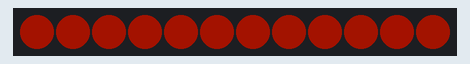
Simulated run of this sketch. Board: Arduino Uno, built with avr-gcc and run on an emulated ATmega328P. On the bench: 12 RGB LEDs in strip order, left to right. Dim RGB values are drawn brighter than linear; what the sketch prints to the serial monitor is not drawn.

Above: at 0.02 s.
At 2.04 s:
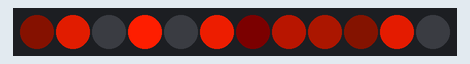
At 4.06 s:
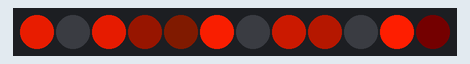
At 8.1 s:
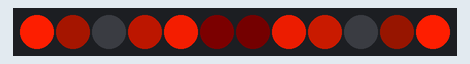
At 12.17 s:
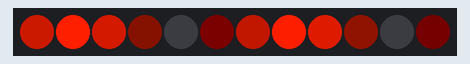
At 16.19 s:
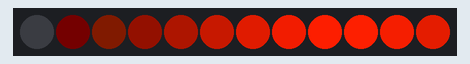

The sketch:

toolboxWindowNeopixel.ino
```cpp
#include <Adafruit_NeoPixel.h>
#include <math.h>

#define FADETIME 1000

#define NEOPIXELPIN A5
#define PIXELCOUNT 12

#define toolboxOrange 255,120,0

enum {TOOLBOXSOLID, TOOLBOXFADE, TEST, TOOLBOXMOVING, TOOLBOXSIN, TOOLBOXMDAMAZING};

int ledMode = TOOLBOXMDAMAZING;

Adafruit_NeoPixel strip = Adafruit_NeoPixel(PIXELCOUNT, NEOPIXELPIN, NEO_GRB + NEO_KHZ800);
extern const uint8_t gamma8[];
const float PROGMEM moveBrightness[] = { 1, 0.8, 0.5, 0.2};

int counter = 0;
float currentCenter = 0;
bool stateSin = true;

void setup() {
  Serial.begin(9600);
  // Init Neopixels
  strip.begin();
  strip.show();
}

void loop() {
  switch (ledMode) {
    case TEST:
      setAllPixels(adjustBrightness(0.5, gammaCorrect(toolboxOrange)));
      break;

    case TOOLBOXFADE:
      if (counter * 10 < FADETIME * 0.5) {       // Brightness rising
        float brightness = (10 * counter) / (float) (FADETIME * 0.5);
        Serial.println(brightness);
        setAllPixels(gammaCorrect(adjustBrightness(brightness, toolboxOrange)));
      } else if (counter * 10 < FADETIME) {      // Brightness falling
        float brightness = -1 * ((10 * counter) / (0.5f * FADETIME) - 2);
        Serial.println(brightness);
        setAllPixels(gammaCorrect(adjustBrightness(brightness, toolboxOrange)));
      } else {
        counter = -1;
      }
      break;

    case TOOLBOXSOLID:
      setAllPixels(gammaCorrect(toolboxOrange));
      break;

    case TOOLBOXMOVING:
      setAllPixels(0, 0, 0);

      currentCenter = fmod(millis() / 100, PIXELCOUNT);
      Serial.println(currentCenter);
      for ( int i = 0; i < PIXELCOUNT; i++) {
        strip.setPixelColor(i, gammaCorrect(adjustBrightness(brightnessAt(fminf(fabsf(currentCenter - i), PIXELCOUNT - fabsf(currentCenter - i))), toolboxOrange)));
      }
      break;

    case TOOLBOXSIN:
      setAllPixels(0, 0, 0);
      for ( int i = 0; i < PIXELCOUNT; i++) {

        float b = sinBrightnessAt(i, PIXELCOUNT / 3 , millis() / 300.0f);
        strip.setPixelColor(i, gammaCorrect(adjustBrightness(b, toolboxOrange)));
      }
      break;

    case TOOLBOXMDAMAZING:
    setAllPixels(0, 0, 0);
      for ( int i = 0; i < PIXELCOUNT; i++) {
        float p = 1;
        if (stateSin) {
          p = (fmod(millis() / 3000.0f , 10) + 6);
        } else {
          p = 16 - (fmod(millis() / 3000.0f , 10) + 6);
        }

        Serial.println(p);

        float b = sinBrightnessAt(i, PIXELCOUNT / p , currentCenter);
        strip.setPixelColor(i, gammaCorrect(adjustBrightness(b, toolboxOrange)));
      }

      // if (currentCenter < PIXELCOUNT) {
      currentCenter += 0.1;
      /*} else {
        currentCenter = 0;
        }*/
      break;
      break;

    default:
      for (int i = 0; i < PIXELCOUNT; i++) {
        strip.setPixelColor(i, 0, 0, 0);
      }

      break;
  }
  counter++;
  strip.show();
}

// Gamma Correction (https://learn.adafruit.com/led-tricks-gamma-correction/the-quick-fix)
uint32_t gammaCorrect(uint8_t red, uint8_t green, uint8_t blue) {
  return strip.Color(pgm_read_byte(&gamma8[red]),
                     pgm_read_byte(&gamma8[green]),
                     pgm_read_byte(&gamma8[blue]));
}

uint32_t gammaCorrect(uint32_t color) {
  return gammaCorrect((byte) (color >> 16), (byte) (color >> 8), (byte) color);
}

uint32_t adjustBrightness(float brightness, uint8_t red, uint8_t green, uint8_t blue) {
  if (brightness <= 0) {
    return strip.Color(0, 0, 0);
  }
  return strip.Color((byte) (brightness * red), (byte) (brightness * green), (byte) (brightness * blue));
}

uint32_t adjustBrightness(float brightness, uint32_t color) {
  return adjustBrightness(brightness, (byte) (color >> 16), (byte) (color >> 8), (byte) color);
}

void setAllPixels(uint8_t red, uint8_t green, uint8_t blue) {
  for (int i = 0; i < PIXELCOUNT; i++) {
    strip.setPixelColor(i, red, green, blue);
  }
}

void setAllPixels(uint32_t color) {
  setAllPixels((byte) (color >> 16), (byte) (color >> 8), (byte) color);
}

float brightnessAt(float pos) {
  float m = 0.25;
  return max(0, 1 - pos * m);
}

float sinBrightnessAt(float pos, float period, float phaseShift) {
  return (sin(((2.0f * PI) / period) * pos - phaseShift) + 1) * 0.5f;
}

const uint8_t PROGMEM gamma8[] = {
  0,  0,  0,  0,  0,  0,  0,  0,  0,  0,  0,  0,  0,  0,  0,  0,
  0,  0,  0,  0,  0,  0,  0,  0,  0,  0,  0,  0,  1,  1,  1,  1,
  1,  1,  1,  1,  1,  1,  1,  1,  1,  2,  2,  2,  2,  2,  2,  2,
  2,  3,  3,  3,  3,  3,  3,  3,  4,  4,  4,  4,  4,  5,  5,  5,
  5,  6,  6,  6,  6,  7,  7,  7,  7,  8,  8,  8,  9,  9,  9, 10,
  10, 10, 11, 11, 11, 12, 12, 13, 13, 13, 14, 14, 15, 15, 16, 16,
  17, 17, 18, 18, 19, 19, 20, 20, 21, 21, 22, 22, 23, 24, 24, 25,
  25, 26, 27, 27, 28, 29, 29, 30, 31, 32, 32, 33, 34, 35, 35, 36,
  37, 38, 39, 39, 40, 41, 42, 43, 44, 45, 46, 47, 48, 49, 50, 50,
  51, 52, 54, 55, 56, 57, 58, 59, 60, 61, 62, 63, 64, 66, 67, 68,
  69, 70, 72, 73, 74, 75, 77, 78, 79, 81, 82, 83, 85, 86, 87, 89,
  90, 92, 93, 95, 96, 98, 99, 101, 102, 104, 105, 107, 109, 110, 112, 114,
  115, 117, 119, 120, 122, 124, 126, 127, 129, 131, 133, 135, 137, 138, 140, 142,
  144, 146, 148, 150, 152, 154, 156, 158, 160, 162, 164, 167, 169, 171, 173, 175,
  177, 180, 182, 184, 186, 189, 191, 193, 196, 198, 200, 203, 205, 208, 210, 213,
  215, 218, 220, 223, 225, 228, 231, 233, 236, 239, 241, 244, 247, 249, 252, 255
};
```
